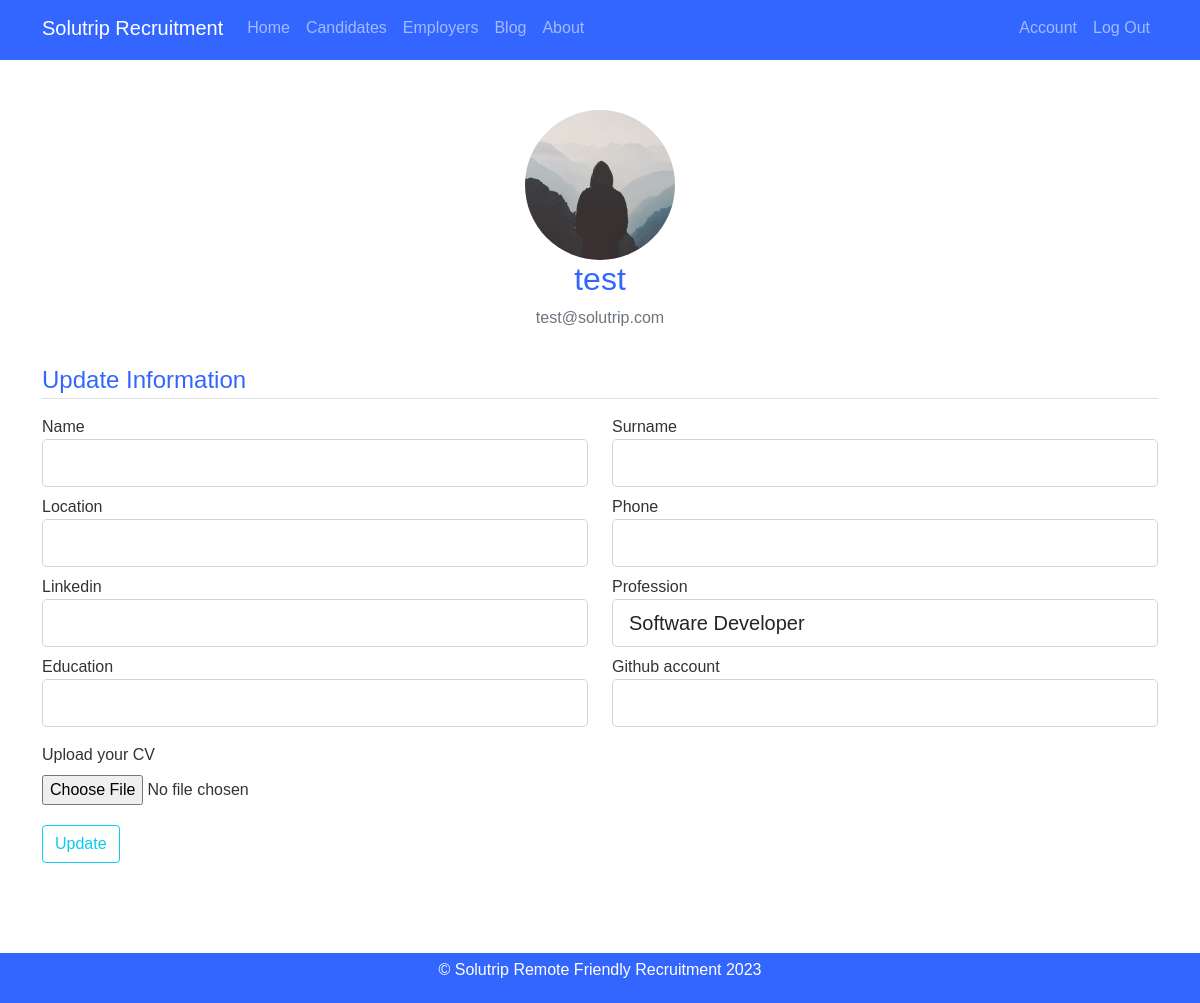
Page /account (signed in) on the earlier database version.
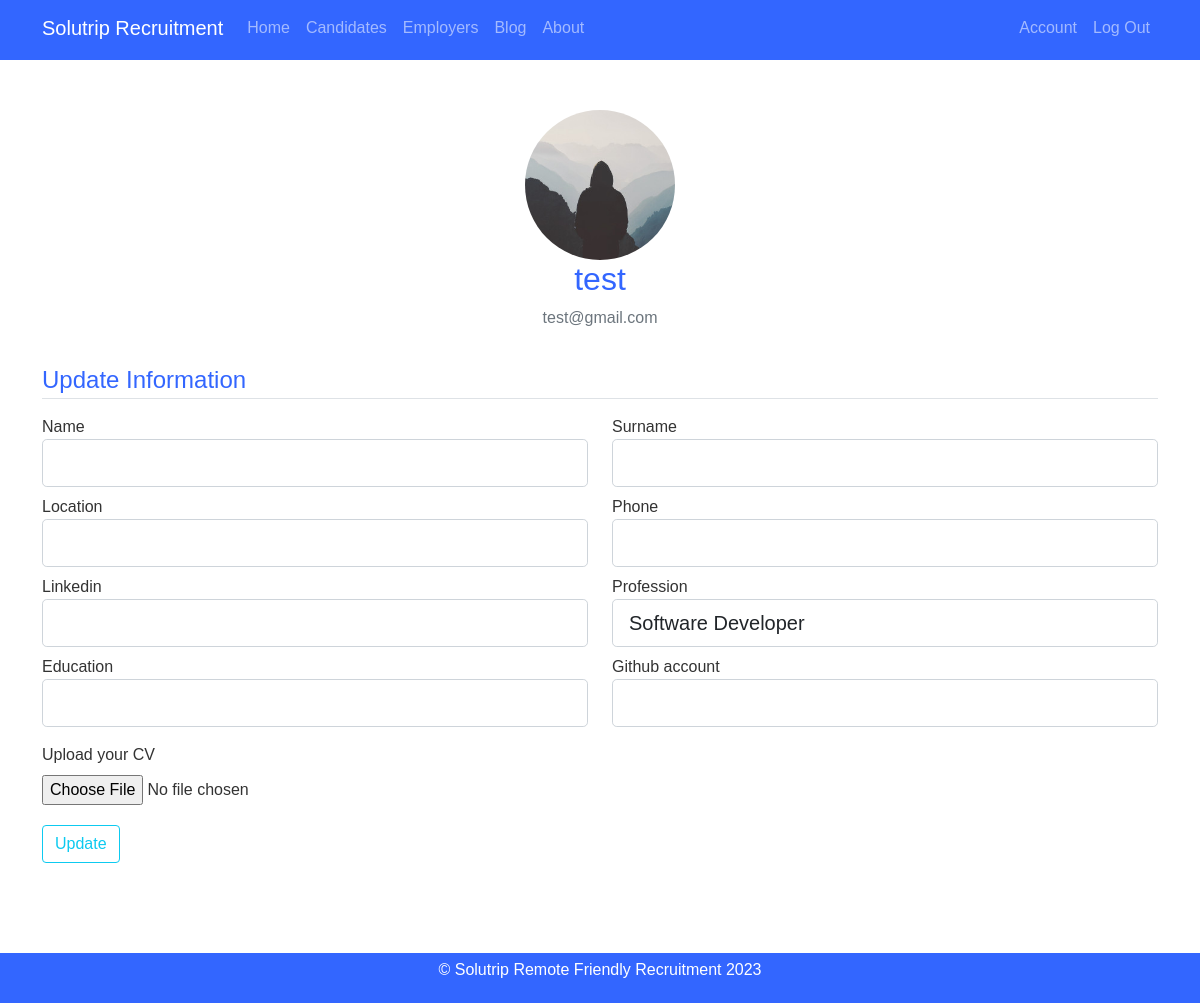
Same page on the later database version.
### Solutrip_app/models.py (models this page shows)
class User(db.Model, UserMixin):
    id = db.Column (db.Integer, primary_key=True)
    username = db.Column (db.String(64), unique=True, nullable=False)
    email = db.Column (db.String(120), unique=True, nullable=False)
    password = db.Column(db.String(128), nullable=False)
    image_file = db.Column(db.String(20), nullable=False, default='default.jpg')
    role = db.Column(db.String(20), nullable=False, default='user')
    user_info = db.relationship('UserInfo', backref='user', lazy=True)
    author = db.relationship('Post', backref='author', lazy=True )

### Solutrip_app/routes.py (the view, shortened to what this page needs)
@app.route("/account", methods=['GET', 'POST'])
@login_required
def account():
    form = UpdateForm()
    if form.validate_on_submit():
        userinfo = UserInfo.query.filter_by(user_id=current_user.id).first()
        if not userinfo:
            userinfo = UserInfo(user_id=current_user.id)
            db.session.add(userinfo)
        userinfo.name = form.name.data
        userinfo.surname = form.surname.data
        userinfo.location = form.location.data
        userinfo.phone = form.phone.data
        userinfo.linkedin = form.linkedin.data
        userinfo.profession = form.profession.data
        userinfo.education = form.education.data
        userinfo.github_account = form.github_account.data
        if form.cv.data:
            cv_file = save_cv(form.cv.data)
            current_user.cv = cv_file
        db.session.commit()
        flash('Your account has been updated', 'success')
        return redirect(url_for('account'))
    elif request.method == 'GET':
        userinfo = UserInfo.query.filter_by(user_id=current_user.id).first()
    image_file = url_for('static', filename='profile_pics/' + current_user.image_file)
    return render_template("account.html", title="Account", image_file=image_file, form=form)

### Solutrip_app/models.py (called while the page is built)
@login_manager.user_loader
def load_user(user_id):
    return User.query.get(int(user_id))

### Solutrip_app/templates/account.html (shortened to what the changed rows need)
{% extends 'layout.html' %}
{% block content %}
    <div class="content-section-account">
        <div class="media mx-auto">
        <div class="media-body">
            <h2 class="account-heading">{{ current_user.username }}</h2>
            <p class="text-secondary"> {{ current_user.email }}</p>
        </div>
        </div>
    </div>
{% endblock content %}

Differences in the rows shown:
changed User "test": email "test@solutrip.com" → "test@gmail.com"
